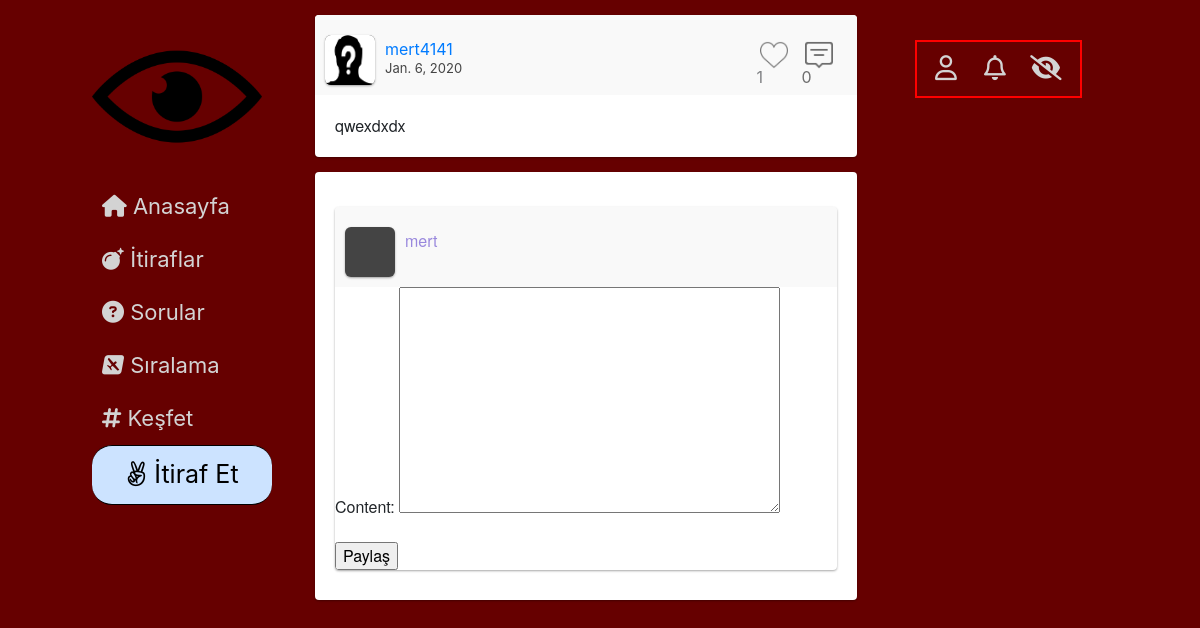
The page /cevapla/11/ (signed in) on the database its author committed.
### website/models.py (models this page shows, shortened)
class Post(models.Model):
    Post_Type = (
        ('Post', 'Post'),
        ('Soru', 'Soru'),
        ('Yorum', 'Yorum')
    )
    Category = (
        ('Aşk', 'Aşk'),
        ('Dost Kazığı', 'Dost Kazığı'),
        ('Avcılar', 'Avcılar'),
        ('Civcivler', 'Civcivler'),
        ('Profesyonellik içerenler', 'Profesyonellik içerenler'),
        ('Diğer', 'Diğer')
    )
    publish_by = models.ForeignKey(UserProfile, on_delete=models.CASCADE)
    post_type = models.CharField(max_length=20, choices=Post_Type)
    category = models.CharField(max_length=50, choices=Category)
    publish_date = models.DateField()
    content = models.TextField(max_length=2000)
    likes = models.ManyToManyField(User, blank=True, related_name='post_likes')
    replycount = models.IntegerField(default=0)
    def get_reply_url(self):
        return f"/cevapla/{self.pk}/"
    def get_like_api_url(self):
        return f"/begen/api/{self.pk}/"

class UserProfile(models.Model):
    GENDER = (
        ('E', 'Erkek'),
        ('K', 'Kadın'),
    )
    FACULTY = (
        ('Mühendislik', 'Mühendislik'),
        ('Mimarlık', 'Mimarlık'),
        ('Fen-Edebiyat', 'Fen-Edebiyat'),
        ('İktisadi-İdari', 'İktisadi-İdari'),
        ('Güzel Sanatlar', 'Güzel Sanatlar')
    )
    gender = models.CharField(max_length=1, choices=GENDER)
    faculty = models.CharField(max_length=20, choices=FACULTY)
    birthdate = models.DateField()
    createdat = models.DateField()
    following = models.ManyToManyField('self', symmetrical=False, through='Follower_List')
    postCount = models.IntegerField(blank=True, null=True)
    point = models.IntegerField(default=0)
    user = models.ForeignKey(User, on_delete=models.CASCADE)
    def get_profile_url(self):
        return f"/profil/{self.pk}/"

### website/views.py (the view)
    def wrapper(request, *args, **kw):
        user = request.user
        if not user.is_authenticated:
            return redirect('login')
        else:
            return function(request, *args, **kw)

### website/forms.py
class ReplyPostForm(forms.ModelForm):
    class Meta:
        model = Post
        fields = {
            'content',
        }

### website/views.py (called while the page is built)
def my_login_required(function):
    def wrapper(request, *args, **kw):
        user = request.user
        if not user.is_authenticated:
            return redirect('login')
        else:
            return function(request, *args, **kw)
    return wrapper

### templates/reply_post.html (shortened to what this page needs)
{% extends 'base.html' %}
{% block content %}
    <div id="main-window">
{% include "classic-post.html" with post=main_post%}
        <div class="post">
            <div class="content">
                <div class="post">
                    <div class="user">
                        <div class="user-img"></div>
                        <div class="user-info">
                            <div class="user-name">{{ request.user }}</div>
                        </div>
                    </div>
                    <div class="yorum">
                        <form method="POST">
                            {{ form.as_p }}
                            <input type="submit" name="submit" value="Paylaş" id="bid">
                        </form>
                    </div>
                </div>
            </div>
        </div>
    </div>
{% endblock %}

### templates/classic-post.html (shortened to what this page needs)
{% load static %}
 <div class="post">
                    <div class="user">
                        <div class="user-img"> {% ifequal post.publish_by.gender 'E' %}
              <img src="{% static 'media/erkek.png' %}" alt="profil resmi">
          {% endifequal %}
          </div>
                        <div class="user-info">
                            <a href="{{ post.publish_by.get_profile_url }}"><div class="user-name">{{ post.publish_by.user.username }}</div></a>
                            <span class="post-date">{{post.publish_date}}</span>
                        </div>
                        <div class="actions">
                            {% if request.user in post.likes.all %}
                               <span> <a  data-href="{{ post.get_like_api_url }}"  data-likes={{ post.likes.count }} class="like_button">  <span class="like-red like-ch" > <div class="like-count">{{ post.likes.count }}</div></span> </a></span>
                            {% else %}
                              <span><a  data-href="{{ post.get_like_api_url }}"  data-likes={{ post.likes.count }} class="like_button"> <span class="no-like like-ch" id="like"><div class="like-count">{{ post.likes.count }}</div></span></a></span>
                            {% endif %}
                           <span id="comment-span"> <a href="{{ post.get_reply_url }}"><span class="comment" ><div id="comment-count"> {{ post.replycount }}</div> </span></a></span>
                        </div>
                    </div>
                    <div class="content">
                       {{ post.content }}
                    </div>
                </div>

### website/static/css/main.css (style rules this page uses)
#main-window { position: relative; left: 0; right: 0; width: 95%; }
.post { margin: 15px auto 10px; width: 100%; background: #fff; border-radius: 4px; box-shadow: 0 1px 3px rgba(0, 0, 0, 0.12), 0 1px 2px rgba(0, 0, 0, 0.24); transition: all 0.2s ease-in-out; overflow: hidden; }
.post .user { padding: 10px; position: relative; background: #f9f9f9; overflow: hidden; }
.post .user .user-img { margin-top: 10px; margin-right: 10px; width: 50px; height: 50px; float: left; border-radius: 6px; background: #444; box-shadow: 0 1px 3px rgba(0, 0, 0, 0.12), 0 1px 2px rgba(0, 0, 0, 0.24); overflow: hidden; }
.post .user .user-img img { position: relative; width: 100%; height: 100%; }
.post .user .user-info { padding-top: 15px; margin-right: 10px; width: calc(100% - 190px); height: 45px; line-height: 18px; float: left; color: #98d; }
.post .user .user-info .post-date { font-size: 13px; color: #444; }
.post .user .actions { float: right; margin-right: 10px }
.post .user .actions span { margin-right: 10px; width: 35px; height: 60px; float: left; display: block; cursor: pointer; overflow: hidden; background-size: 80%; background-position: 50% 50%; background-repeat: no-repeat; opacity: 0.75; transition: 0.25s opacity ease-in-out; }
#comment-count { text-decoration: none; color: black !important; }
.post .user .actions span:last-child { margin-right: 0; }
.no-like { background-image: url('/static/media/no_like.png'); }
.post .content { padding: 20px; font-size: 16px; line-height: 22px; font-family: 'Helvetica Neue'; overflow: hidden; }
.like-count { position: relative; padding-top: 40px; }
.comment { position: relative; padding-top: 40px; }

### rows shown on the page
Post: publish_by.user.username "mert4141", publish_date "Jan. 6, 2020", likes.count "1", replycount "0", content "qwexdxdx"

### other values the page prints
{{ request.user }} "mert"
